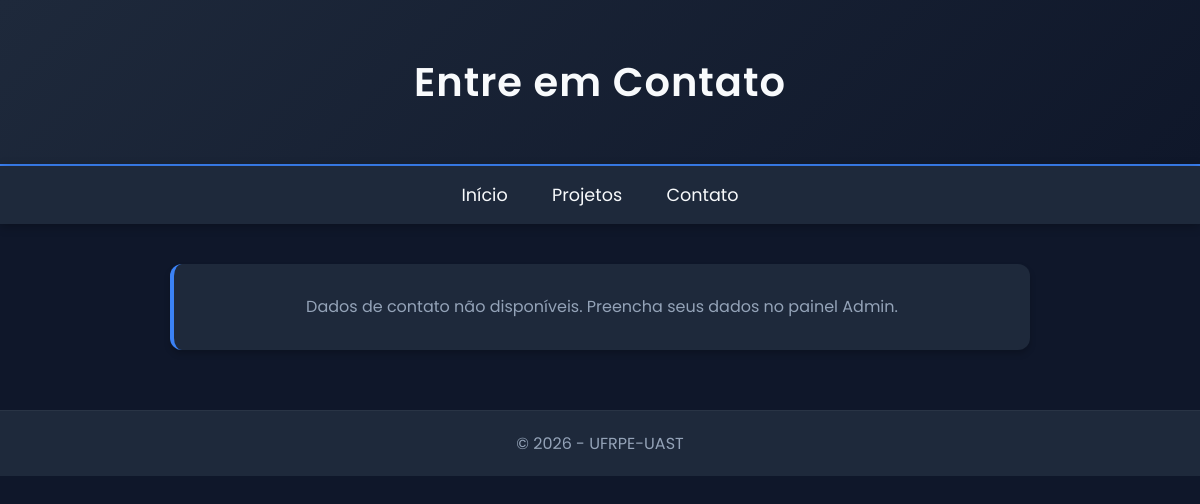
Before: /portfolio/contato/ with the older database file.
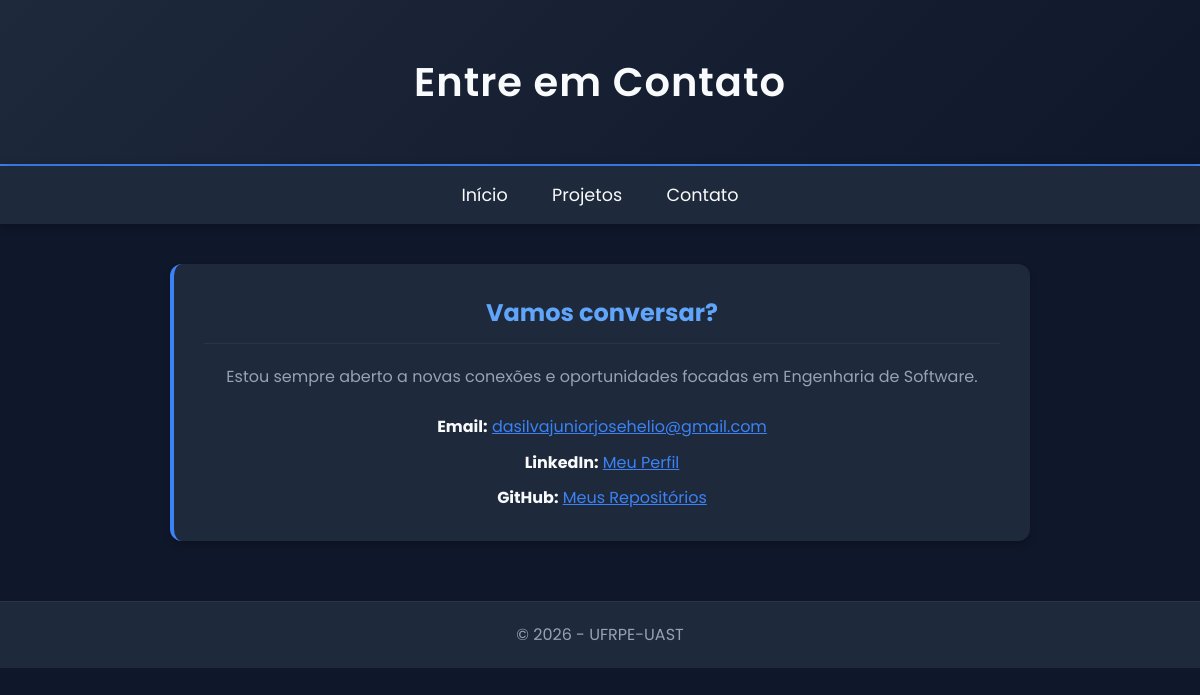
After: the same page with the newer database file.
### core/models.py (models this page shows, shortened)
class Pessoal(models.Model):
    usuario = models.OneToOneField(
        settings.AUTH_USER_MODEL,
        on_delete=models.CASCADE,
        related_name='perfil',
        null=True,
        blank=True,
    )
    nome = models.CharField(max_length=200)
    descricao = models.TextField(blank=True)
    curso = models.CharField(max_length=200)
    periodo = models.CharField(max_length=50)
    email = models.EmailField()
    git = models.URLField(blank=True)
    linked = models.URLField(blank=True)
    url_imagem = models.URLField(blank=True)
    class Meta:
        verbose_name = 'Perfil Pessoal'
        verbose_name_plural = 'Perfis Pessoais'

### portfolio/views.py (the view)
# urls.py: path('contato/', views.contato, name='contato'),
def contato(request):
    pessoal = Pessoal.objects.first()
    return render(request, 'portfolio/contato.html', {'pessoal': pessoal})

### portfolio/templates/portfolio/contato.html (shortened to what this page needs)
{% extends "core/base.html" %}
{% block header_title %}Entre em Contato{% endblock %}
{% block content %}
<div style="background: white; padding: 25px; border-radius: 8px; box-shadow: 0 2px 4px rgba(0,0,0,0.1); text-align: center;">
    {% if pessoal %}
        <h2>Vamos conversar?</h2>
        <p style="margin-top: 15px;">Estou sempre aberto a novas conexões e oportunidades focadas em Engenharia de Software.</p>
        <div style="margin-top: 25px;">
            <p><strong>Email:</strong> <a href="mailto:{{ pessoal.email }}">{{ pessoal.email }}</a></p>
            <p style="margin-top: 10px;"><strong>LinkedIn:</strong> <a href="{{ pessoal.linked }}" target="_blank">Meu Perfil</a></p>
            <p style="margin-top: 10px;"><strong>GitHub:</strong> <a href="{{ pessoal.git }}" target="_blank">Meus Repositórios</a></p>
        </div>
    {% else %}
        <p>Dados de contato não disponíveis. Preencha seus dados no painel Admin.</p>
    {% endif %}
</div>
{% endblock %}

Changed rows visible on the page:
added Pessoal: email "dasilvajuniorjosehelio@gmail.com"
Other visible differences:
text no longer shown: "Dados de contato não disponíveis. Preencha seus dados no painel Admin."
text now shown: "Vamos conversar? Estou sempre aberto a novas conexões e oportunidades focadas em Engenharia de Software. Email: LinkedIn: Meu Perfil GitHub: Meus Repositórios"
